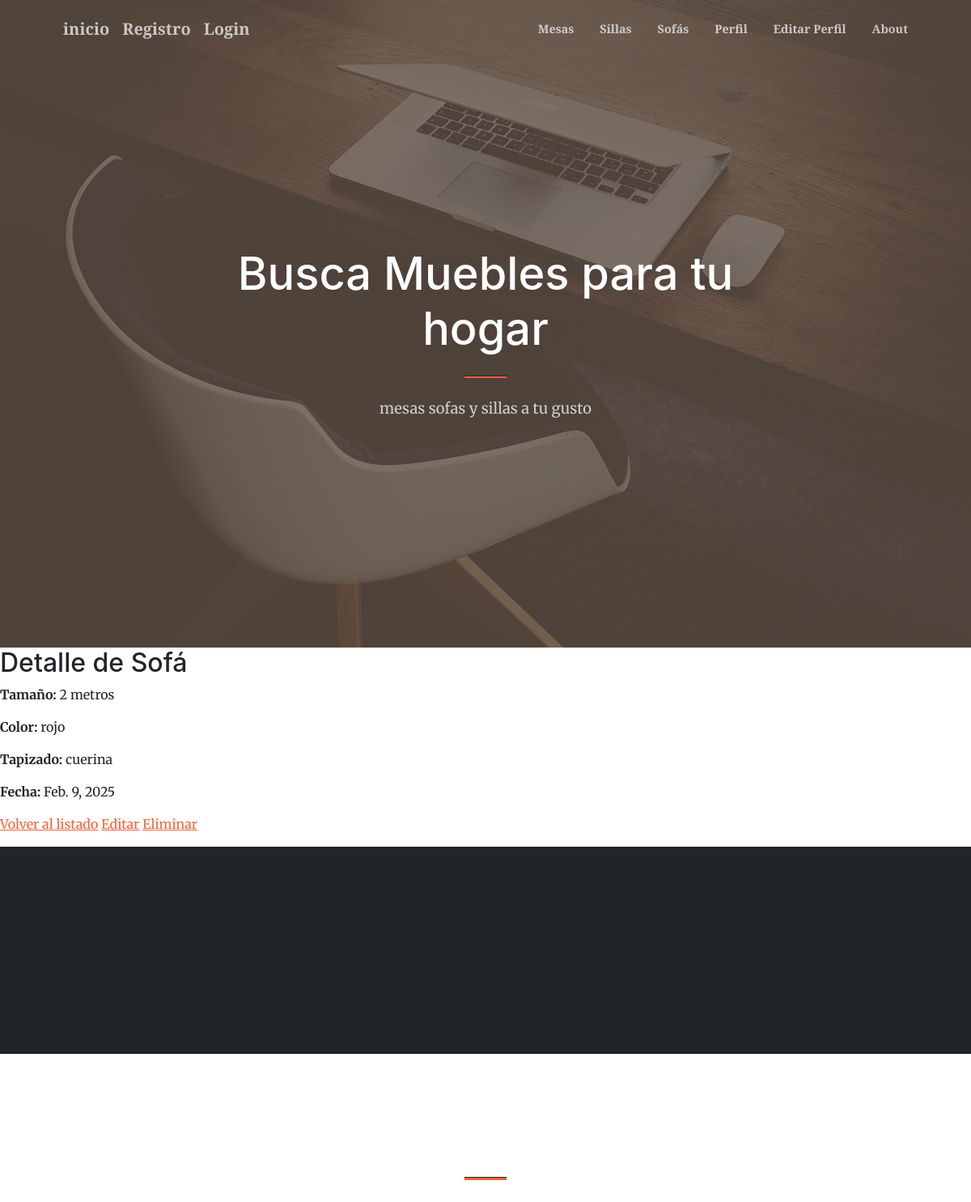
Screenshot of /sofas/4/ with the database file from the repository.
### mi_primer_app/models.py (models this page shows)
class Sofa(models.Model):
    tamano            = models.CharField(max_length=50)
    color             = models.CharField(max_length=50)
    tapizado          = models.CharField(max_length=100)
    fecha             = models.DateField()

### mi_primer_app/views.py (the view)
# urls.py: path('sofas/<int:pk>/',   SofaDetailView.as_view(), name='sofa-detalle'),
class SofaDetailView(DetailView):
    model = Sofa
    template_name = 'mi_primer_app/sofa_detalle.html'
    context_object_name = 'sofa'

### mi_primer_app/templates/mi_primer_app/sofa_detalle.html
{% extends "padre.html" %}
{% block content %}
  <section id="sofa-detalle" style="scroll-behavior: smooth; scroll-margin-top: 70px;">
    <h2>Detalle de Sofá</h2>
    <p><strong>Tamaño:</strong> {{ sofa.tamano }}</p>
    <p><strong>Color:</strong> {{ sofa.color }}</p>
    <p><strong>Tapizado:</strong> {{ sofa.tapizado }}</p>
    <p><strong>Fecha:</strong> {{ sofa.fecha }}</p>
    <p>
      <a href="{% url 'sofa-lista' %}#sofa-lista">Volver al listado</a>
      <a href="{% url 'sofa-actualizar' sofa.pk %}#sofa-actualizar">Editar</a>
      <a href="{% url 'sofa-borrar' sofa.pk %}#sofa-borrar">Eliminar</a>
    </p>
  </section>
{% endblock %}

### rows the page displays
Sofa: tamano "2 metros", color "rojo", tapizado "cuerina", fecha "Feb. 9, 2025"
